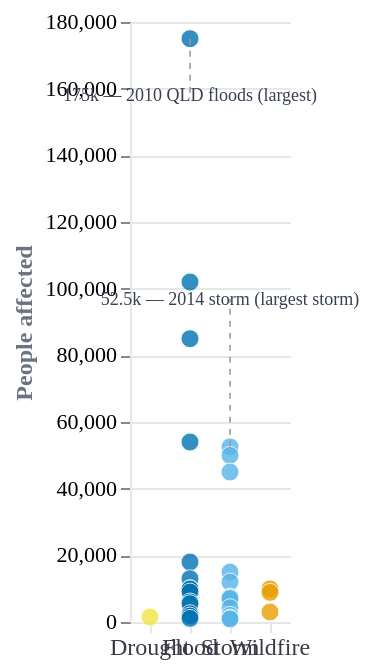

Vega-Lite specification for this chart:
### Vega-Lite specification from a JSON file in a GitHub repository (floating-point values rounded to 4 significant figures)
{"$schema": "https://vega.github.io/schema/vega-lite/v5.json", "description": "Strip plot of people affected per disaster event", "width": "container", "height": 300, "data": {"values": [{"disaster_type": "Flood", "year": 2010, "total_affected": 175000, "label": "2010 QLD floods"}, {"disaster_type": "Flood", "year": 2022, "total_affected": 102000, "label": "2022 QLD/NSW floods"}, {"disaster_type": "Flood", "year": 2022, "total_affected": 85000, "label": "2022 floods"}, {"disaster_type": "Flood", "year": 2022, "total_affected": 54000, "label": "2022 floods"}, {"disaster_type": "Storm", "year": 2014, "total_affected": 52539, "label": "2014 storm"}, {"disaster_type": "Storm", "year": 2025, "total_affected": 50000, "label": "2025 storm"}, {"disaster_type": "Storm", "year": 2017, "total_affected": 45000, "label": "TC Debbie"}, {"disaster_type": "Flood", "year": 2021, "total_affected": 18000, "label": "2021 flood"}, {"disaster_type": "Storm", "year": 2009, "total_affected": 15000, "label": "2009 storm"}, {"disaster_type": "Flood", "year": 2012, "total_affected": 13000, "label": "2012 flood"}, {"disaster_type": "Storm", "year": 2008, "total_affected": 12000, "label": "2008 storm"}, {"disaster_type": "Flood", "year": 2010, "total_affected": 10000, "label": "2010 flood"}, {"disaster_type": "Wildfire", "year": 2009, "total_affected": 9954, "label": "Black Saturday"}, {"disaster_type": "Flood", "year": 2019, "total_affected": 9900, "label": "2019 flood"}, {"disaster_type": "Flood", "year": 2009, "total_affected": 9000, "label": "2009 flood"}, {"disaster_type": "Wildfire", "year": 2019, "total_affected": 8883, "label": "Currowan fire"}, {"disaster_type": "Storm", "year": 2013, "total_affected": 7500, "label": "Ex-TC Oswald"}, {"disaster_type": "Storm", "year": 2011, "total_affected": 7300, "label": "TC Yasi"}, {"disaster_type": "Storm", "year": 2006, "total_affected": 7030, "label": "TC Larry"}, {"disaster_type": "Flood", "year": 2022, "total_affected": 6012, "label": "2022 flood"}, {"disaster_type": "Flood", "year": 2021, "total_affected": 5500, "label": "2021 flood"}, {"disaster_type": "Storm", "year": 2020, "total_affected": 4300, "label": "2020 storm"}, {"disaster_type": "Wildfire", "year": 2006, "total_affected": 3000, "label": "2006 wildfire"}, {"disaster_type": "Flood", "year": 2015, "total_affected": 2500, "label": "2015 flood"}, {"disaster_type": "Storm", "year": 2015, "total_affected": 2000, "label": "2015 storm"}, {"disaster_type": "Flood", "year": 2023, "total_affected": 1800, "label": "2023 flood"}, {"disaster_type": "Drought", "year": 2002, "total_affected": 1500, "label": "2002 drought"}, {"disaster_type": "Storm", "year": 2003, "total_affected": 1200, "label": "2003 storm"}, {"disaster_type": "Flood", "year": 2008, "total_affected": 1100, "label": "2008 flood"}, {"disaster_type": "Storm", "year": 2004, "total_affected": 900, "label": "2004 storm"}]}, "layer": [{"mark": {"type": "circle", "filled": true, "opacity": 0.8, "stroke": "#ffffff", "strokeWidth": 0.5, "tooltip": true}, "encoding": {"x": {"field": "disaster_type", "type": "nominal", "title": null, "sort": ["Flood", "Storm", "Wildfire", "Drought", "Extreme temperature"], "axis": {"labelFontSize": 12, "labelFont": "DM Sans", "labelColor": "#3a3a4a", "domainColor": "#e5e7eb", "tickColor": "#e5e7eb", "labelAngle": 0}}, "y": {"field": "total_affected", "type": "quantitative", "title": "People affected", "scale": {"domainMax": 175000}, "axis": {"labelFontSize": 11, "labelFont": "DM Sans", "titleFontSize": 12, "titleFont": "DM Sans", "titleColor": "#6b7280", "gridColor": "#e5e7eb", "domainColor": "#e5e7eb"}}, "color": {"field": "disaster_type", "type": "nominal", "scale": {"domain": ["Flood", "Storm", "Wildfire", "Drought", "Extreme temperature"], "range": ["#0072B2", "#56B4E9", "#E69F00", "#F0E442", "#CC79A7"]}, "legend": null}, "size": {"value": 80}, "tooltip": [{"field": "label", "type": "nominal", "title": "Event"}, {"field": "disaster_type", "type": "nominal", "title": "Type"}, {"field": "year", "type": "quantitative", "title": "Year"}, {"field": "total_affected", "type": "quantitative", "title": "People affected"}]}}, {"data": {"values": [{"x": "Flood", "dot": 175000, "label_y": 158000, "label": "175k — 2010 QLD floods (largest)"}, {"x": "Storm", "dot": 52539, "label_y": 97000, "label": "52.5k — 2014 storm (largest storm)"}]}, "layer": [{"mark": {"type": "rule", "strokeWidth": 1, "strokeDash": [3, 3], "color": "#999", "opacity": 0.8}, "encoding": {"x": {"field": "x", "type": "nominal", "sort": ["Flood", "Storm", "Wildfire", "Drought", "Extreme temperature"]}, "y": {"field": "dot", "type": "quantitative"}, "y2": {"field": "label_y", "type": "quantitative"}}}, {"mark": {"type": "text", "fontSize": 9, "font": "DM Sans", "fontWeight": "500", "color": "#374151", "align": "center", "background": "#f3f4f6", "backgroundOpacity": 1, "backgroundPadding": {"left": 5, "right": 5, "top": 3, "bottom": 3}, "backgroundCornerRadius": 3}, "encoding": {"x": {"field": "x", "type": "nominal", "sort": ["Flood", "Storm", "Wildfire", "Drought", "Extreme temperature"]}, "y": {"field": "label_y", "type": "quantitative"}, "text": {"field": "label", "type": "nominal"}}}]}], "view": {"stroke": null}, "background": "transparent", "config": {"font": "DM Sans"}}
